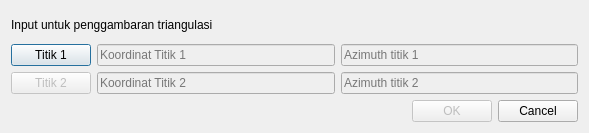
<?xml version="1.0" encoding="UTF-8"?>
<ui version="4.0">
 <class>Dialog</class>
 <widget class="QDialog" name="Dialog">
  <property name="geometry">
   <rect>
    <x>0</x>
    <y>0</y>
    <width>589</width>
    <height>133</height>
   </rect>
  </property>
  <property name="windowTitle">
   <string>Penggambaran Triangulasi</string>
  </property>
  <layout class="QVBoxLayout" name="verticalLayout">
   <item>
    <widget class="QLabel" name="top_label">
     <property name="text">
      <string>Input untuk penggambaran triangulasi</string>
     </property>
    </widget>
   </item>
   <item>
    <layout class="QHBoxLayout" name="horizontalLayout_4">
     <item>
      <widget class="QPushButton" name="triangulasi_titik_1">
       <property name="text">
        <string>Titik 1</string>
       </property>
      </widget>
     </item>
     <item>
      <widget class="QLineEdit" name="triangulasi_koord_1">
       <property name="enabled">
        <bool>false</bool>
       </property>
       <property name="readOnly">
        <bool>false</bool>
       </property>
       <property name="placeholderText">
        <string>Koordinat Titik 1</string>
       </property>
      </widget>
     </item>
     <item>
      <widget class="QLineEdit" name="input_azimuth_1">
       <property name="enabled">
        <bool>false</bool>
       </property>
       <property name="toolTip">
        <string/>
       </property>
       <property name="placeholderText">
        <string>Azimuth titik 1</string>
       </property>
      </widget>
     </item>
    </layout>
   </item>
   <item>
    <layout class="QHBoxLayout" name="horizontalLayout_5">
     <item>
      <widget class="QPushButton" name="triangulasi_titik_2">
       <property name="enabled">
        <bool>false</bool>
       </property>
       <property name="text">
        <string>Titik 2</string>
       </property>
      </widget>
     </item>
     <item>
      <widget class="QLineEdit" name="triangulasi_koord_2">
       <property name="enabled">
        <bool>false</bool>
       </property>
       <property name="readOnly">
        <bool>false</bool>
       </property>
       <property name="placeholderText">
        <string>Koordinat Titik 2</string>
       </property>
      </widget>
     </item>
     <item>
      <widget class="QLineEdit" name="input_azimuth_2">
       <property name="enabled">
        <bool>false</bool>
       </property>
       <property name="toolTip">
        <string/>
       </property>
       <property name="placeholderText">
        <string>Azimuth titik 2</string>
       </property>
      </widget>
     </item>
    </layout>
   </item>
   <item>
    <layout class="QHBoxLayout" name="horizontalLayout">
     <item>
      <spacer name="horizontalSpacer">
       <property name="orientation">
        <enum>Qt::Horizontal</enum>
       </property>
       <property name="sizeHint" stdset="0">
        <size>
         <width>40</width>
         <height>20</height>
        </size>
       </property>
      </spacer>
     </item>
     <item>
      <widget class="QPushButton" name="triangulasi_ok">
       <property name="enabled">
        <bool>false</bool>
       </property>
       <property name="text">
        <string>OK</string>
       </property>
      </widget>
     </item>
     <item>
      <widget class="QPushButton" name="triangulasi_cancel">
       <property name="text">
        <string>Cancel</string>
       </property>
      </widget>
     </item>
    </layout>
   </item>
  </layout>
 </widget>
 <resources/>
 <connections/>
</ui>
